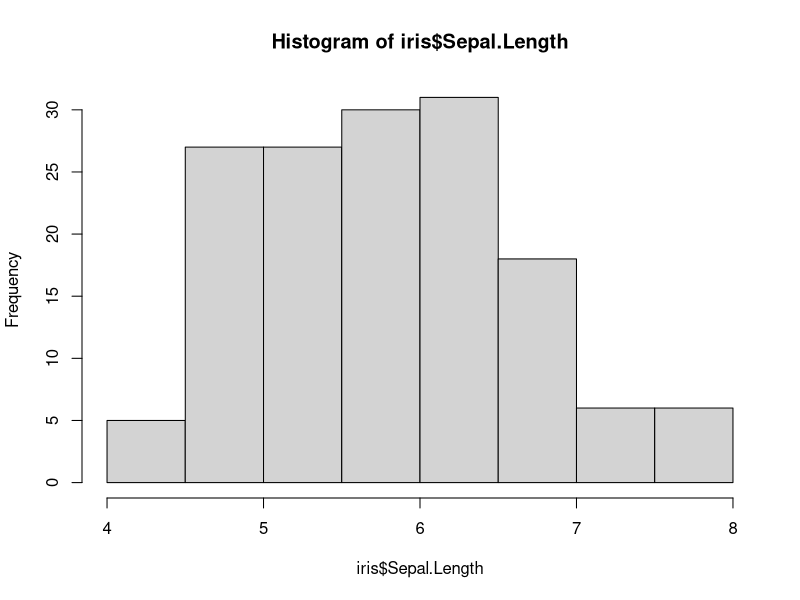
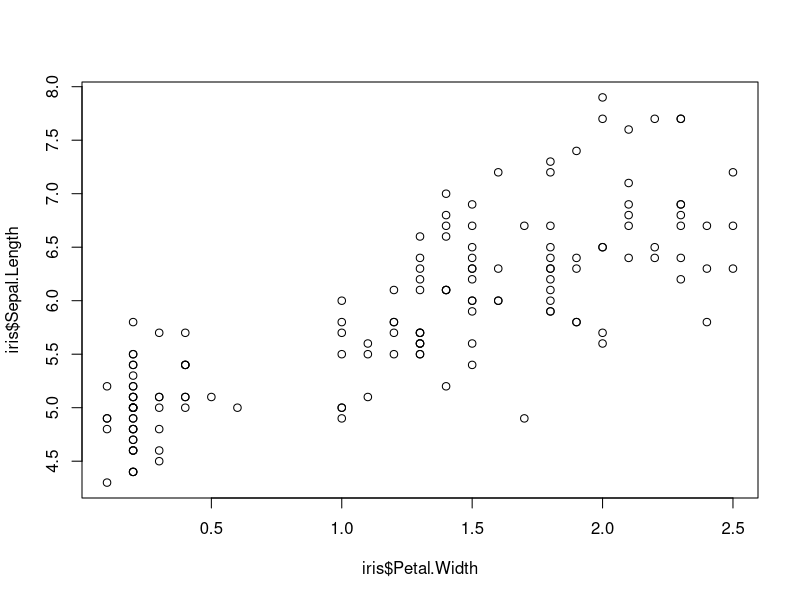

Here is the R script that generated these plots, in order:
## ---- chunk 1
knitr::opts_chunk$set(echo = TRUE)
## ---- chunk 2
str(iris)
summary(iris)
## ---- chunk 3
median(iris$Petal.Width)
## ---- chunk 4
hist(iris$Sepal.Length)
## ---- chunk 5
plot(iris$Petal.Width, iris$Sepal.Length)
